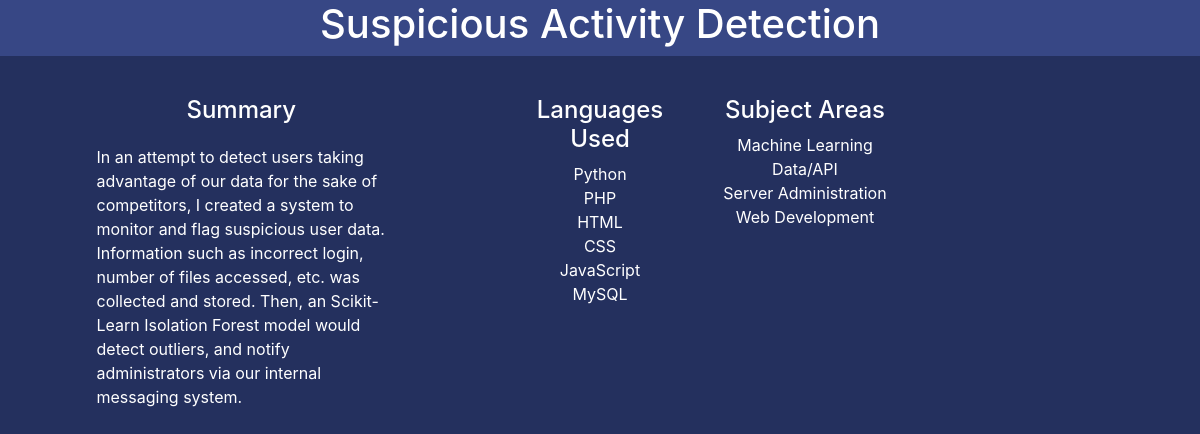
/projects/1, run on the app's committed database.
### webresume/models.py (models this page shows, shortened)
class Project(models.Model):
    title = models.CharField(max_length=200)
    summary = models.CharField(max_length=2000)
    genre = models.ManyToManyField(Genre)
    language = models.ManyToManyField(Language)

class Language(models.Model):
    name = models.CharField(max_length=200)
    def __str__(self):
        return self.name

class Genre(models.Model):
    name = models.CharField(max_length = 200, help_text="Enter Subject Area (Machine Learning)")
    def __str__(self):
        return self.name

### webresume/views.py (the view)
# urls.py: path('projects/<int:pk>', views.ProjectDetailView.as_view(), name='project-detail'),
class ProjectDetailView(generic.DetailView):
    def get(self, request, *args, **kwargs):
        project = get_object_or_404(Project, pk=kwargs['pk'])
        context = {'project': project}
        return render(request, 'projects/project_detail.html', context)

### webresume/templates/projects/project_detail.html (shortened to what this page needs)
{% extends "base_generic.html" %}
{% block content %}
<div id="prj_head">
  <h1>{{ project.title }}</h1>
</div>
<div class="fluid-container detail_view">
  <div class="row">
    <div class="col-md-5">
      <h4 style="color:white; margin-top: 40px;">Summary</h4>
      <p style="color: white; width: 60%; margin: 20px auto;">{{ project.summary }}</p>
    </div>
    <div class="col-md-2">
      <h4 style="color:white; margin-top: 40px;">Languages Used</h4>
      <p style="text-align: center; color:white">{{ project.language.all|join:"<br>" }}</p>
    </div>
    <div class="col-md-2">
      <h4 style="color:white; margin-top: 40px;">Subject Areas</h4>
      <p style="text-align: center; color:white">{{ project.genre.all|join:"<br>" }}</p>
    </div>
  </div>
</div>
{% endblock %}

### webresume/static/css/styles.css (style rules this page uses)
* { margin: 0; padding: 0; overflow-x: hidden; }
#prj_head { background-color: #374785; color: white; }
h1, h4 { overflow: hidden; text-align: center; }
.detail_view { position: absolute; width: 100vw; background-color: #24305E; height: 100vh }

### data on the page
Project: title "Suspicious Activity Detection", summary "In an attempt to detect users taking advantage of our data for the sake of competitors, I created a system to monitor and flag suspicious user data. Information such as incorrect login, number of files accessed, etc. was collected and stored. Then, an Scikit-Learn Isolation Forest model would detect outliers, and notify administrators via our internal messaging system.", language.all "Python PHP HTML CSS JavaScript MySQL", genre.all "Machine Learning Data/API Server Administration Web Development"
